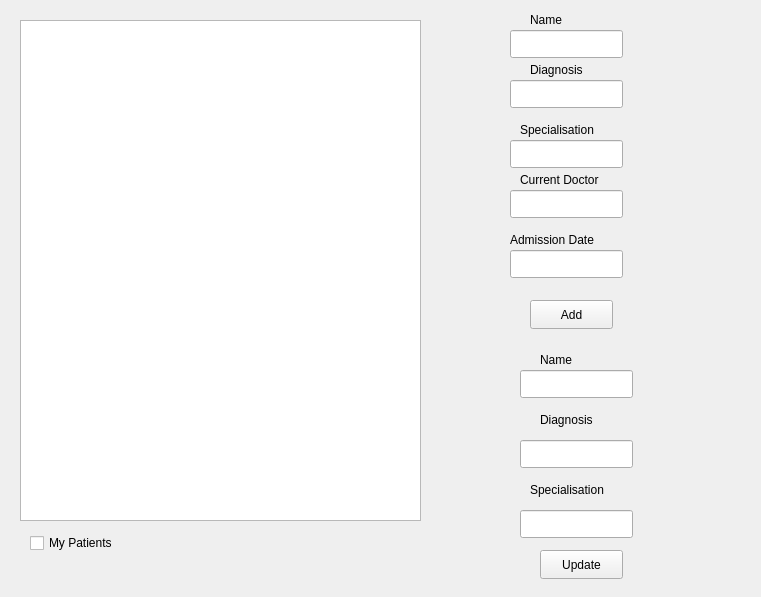
<?xml version="1.0" encoding="UTF-8"?>
<ui version="4.0">
 <class>gui</class>
 <widget class="QWidget" name="gui">
  <property name="geometry">
   <rect>
    <x>0</x>
    <y>0</y>
    <width>761</width>
    <height>597</height>
   </rect>
  </property>
  <property name="windowTitle">
   <string>gui</string>
  </property>
  <widget class="QListWidget" name="patientsListWidget">
   <property name="geometry">
    <rect>
     <x>20</x>
     <y>20</y>
     <width>401</width>
     <height>501</height>
    </rect>
   </property>
  </widget>
  <widget class="QCheckBox" name="checkBox">
   <property name="geometry">
    <rect>
     <x>30</x>
     <y>530</y>
     <width>101</width>
     <height>26</height>
    </rect>
   </property>
   <property name="text">
    <string>My Patients</string>
   </property>
  </widget>
  <widget class="QPushButton" name="addButton">
   <property name="geometry">
    <rect>
     <x>530</x>
     <y>300</y>
     <width>83</width>
     <height>29</height>
    </rect>
   </property>
   <property name="text">
    <string>Add</string>
   </property>
  </widget>
  <widget class="QLineEdit" name="nameLineEdit">
   <property name="geometry">
    <rect>
     <x>510</x>
     <y>30</y>
     <width>113</width>
     <height>28</height>
    </rect>
   </property>
  </widget>
  <widget class="QLineEdit" name="diagnosisLineEdit">
   <property name="geometry">
    <rect>
     <x>510</x>
     <y>80</y>
     <width>113</width>
     <height>28</height>
    </rect>
   </property>
  </widget>
  <widget class="QLineEdit" name="specialisationLineEdit">
   <property name="geometry">
    <rect>
     <x>510</x>
     <y>140</y>
     <width>113</width>
     <height>28</height>
    </rect>
   </property>
  </widget>
  <widget class="QLineEdit" name="currentDoctorLineEdit">
   <property name="geometry">
    <rect>
     <x>510</x>
     <y>190</y>
     <width>113</width>
     <height>28</height>
    </rect>
   </property>
  </widget>
  <widget class="QLineEdit" name="admissionDateLineEdit">
   <property name="geometry">
    <rect>
     <x>510</x>
     <y>250</y>
     <width>113</width>
     <height>28</height>
    </rect>
   </property>
  </widget>
  <widget class="QLabel" name="label">
   <property name="geometry">
    <rect>
     <x>530</x>
     <y>10</y>
     <width>63</width>
     <height>20</height>
    </rect>
   </property>
   <property name="text">
    <string>Name</string>
   </property>
  </widget>
  <widget class="QLabel" name="label_2">
   <property name="geometry">
    <rect>
     <x>530</x>
     <y>60</y>
     <width>71</width>
     <height>20</height>
    </rect>
   </property>
   <property name="text">
    <string>Diagnosis</string>
   </property>
  </widget>
  <widget class="QLabel" name="label_3">
   <property name="geometry">
    <rect>
     <x>520</x>
     <y>120</y>
     <width>101</width>
     <height>20</height>
    </rect>
   </property>
   <property name="text">
    <string>Specialisation</string>
   </property>
  </widget>
  <widget class="QLabel" name="label_4">
   <property name="geometry">
    <rect>
     <x>520</x>
     <y>170</y>
     <width>111</width>
     <height>20</height>
    </rect>
   </property>
   <property name="text">
    <string>Current Doctor</string>
   </property>
  </widget>
  <widget class="QLabel" name="label_5">
   <property name="geometry">
    <rect>
     <x>510</x>
     <y>230</y>
     <width>141</width>
     <height>20</height>
    </rect>
   </property>
   <property name="text">
    <string>Admission Date</string>
   </property>
  </widget>
  <widget class="QLineEdit" name="updateSpecialisationLineEdit">
   <property name="geometry">
    <rect>
     <x>520</x>
     <y>510</y>
     <width>113</width>
     <height>28</height>
    </rect>
   </property>
  </widget>
  <widget class="QLineEdit" name="updateDiagnosisLineEdit">
   <property name="geometry">
    <rect>
     <x>520</x>
     <y>440</y>
     <width>113</width>
     <height>28</height>
    </rect>
   </property>
  </widget>
  <widget class="QLabel" name="label_6">
   <property name="geometry">
    <rect>
     <x>540</x>
     <y>410</y>
     <width>81</width>
     <height>20</height>
    </rect>
   </property>
   <property name="text">
    <string>Diagnosis</string>
   </property>
  </widget>
  <widget class="QLabel" name="label_7">
   <property name="geometry">
    <rect>
     <x>530</x>
     <y>480</y>
     <width>91</width>
     <height>20</height>
    </rect>
   </property>
   <property name="text">
    <string>Specialisation</string>
   </property>
  </widget>
  <widget class="QPushButton" name="updateButton">
   <property name="geometry">
    <rect>
     <x>540</x>
     <y>550</y>
     <width>83</width>
     <height>29</height>
    </rect>
   </property>
   <property name="text">
    <string>Update</string>
   </property>
  </widget>
  <widget class="QLineEdit" name="updateNameLineEdit">
   <property name="geometry">
    <rect>
     <x>520</x>
     <y>370</y>
     <width>113</width>
     <height>28</height>
    </rect>
   </property>
  </widget>
  <widget class="QLabel" name="label_8">
   <property name="geometry">
    <rect>
     <x>540</x>
     <y>350</y>
     <width>63</width>
     <height>20</height>
    </rect>
   </property>
   <property name="text">
    <string>Name</string>
   </property>
  </widget>
 </widget>
 <resources/>
 <connections/>
</ui>
